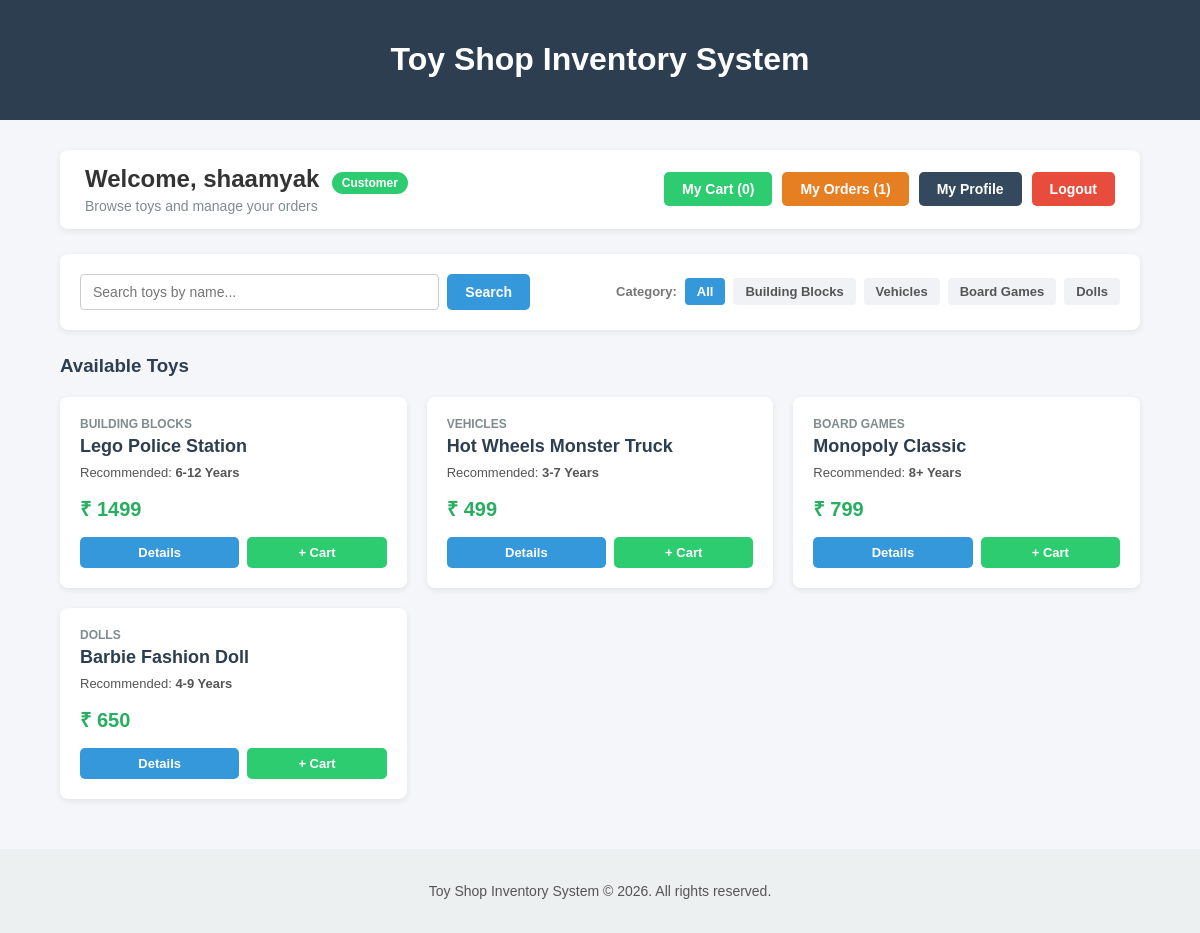
The app's page /dashboard/ (signed in) with its own data.
### toys/models.py (models this page shows, shortened)
class Toy(models.Model):
    toy_name = models.CharField(max_length=100)
    age_group = models.CharField(max_length=50)
    category = models.CharField(max_length=50)
    price = models.CharField(max_length=20)
    description = models.TextField(blank=True, default='')

### toys/views.py (the view)
# urls.py: path('dashboard/', views.user_dashboard, name='user_dashboard'),
@login_required
def user_dashboard(request):
    category = request.GET.get('category')
    search_query = request.GET.get('q')
    toys = Toy.objects.all()
    if category:
        toys = toys.filter(category__iexact=category)
    if search_query:
        toys = toys.filter(toy_name__icontains=search_query)
    categories = Toy.objects.values_list('category', flat=True).distinct()
    cart_count = CartItem.objects.filter(user=request.user).count()
    order_count = Order.objects.filter(user=request.user).count()
    context = {
        'toys': toys,
        'categories': categories,
        'selected_category': category,
        'search_query': search_query,
        'cart_count': cart_count,
        'order_count': order_count,
    }
    return render(request, 'user_dashboard.html', context)

### toys/templates/user_dashboard.html (shortened to what this page needs)
<!DOCTYPE html>
<html lang="en">
<head>
</head>
<body>
    <header>
        <h1>Toy Shop Inventory System</h1>
    </header>
    <div class="container">
        <div class="top-bar">
            <div>
                <h2 style="margin: 0; display: inline-block;">Welcome, {{ user.username }}</h2>
                <span class="badge-user">Customer</span>
                <p style="margin: 5px 0 0 0; color: #7f8c8d; font-size: 14px;">Browse toys and manage your orders</p>
            </div>
            <div class="nav-links">
                <a href="{% url 'view_cart' %}" class="btn btn-green">My Cart ({{ cart_count }})</a>
                <a href="{% url 'user_orders' %}" class="btn btn-orange">My Orders ({{ order_count }})</a>
                <a href="{% url 'user_profile' %}" class="btn btn-dark">My Profile</a>
                <a href="{% url 'logout' %}" class="btn btn-red">Logout</a>
            </div>
        </div>
        <div class="search-filter-card">
            <form method="GET" action="{% url 'user_dashboard' %}" class="search-box">
                <input type="text" name="q" value="{{ search_query|default:'' }}" placeholder="Search toys by name...">
                <button type="submit" class="btn btn-blue">Search</button>
            </form>
            <div class="filter-group">
                <span style="font-size: 13px; font-weight: bold; color: #777;">Category:</span>
                <a href="{% url 'user_dashboard' %}" class="{% if not selected_category %}active{% endif %}">All</a>
                {% for cat in categories %}
                    <a href="{% url 'user_dashboard' %}?category={{ cat }}" class="{% if selected_category == cat %}active{% endif %}">{{ cat }}</a>
                {% endfor %}
            </div>
        </div>
        <h3 style="color: #2c3e50; margin-bottom: 20px;">Available Toys</h3>
        <div class="products-grid">
            {% for toy in toys %}
            <div class="product-card">
                <div>
                    <div class="product-category">{{ toy.category }}</div>
                    <h4 class="product-title">{{ toy.toy_name }}</h4>
                    <div class="product-info">Recommended: <strong>{{ toy.age_group }}</strong></div>
                    <div class="product-price">₹ {{ toy.price }}</div>
                </div>
                <div class="card-actions">
                    <a href="{% url 'toy_detail' toy.id %}" class="btn btn-blue">Details</a>
                    <form method="POST" action="{% url 'add_to_cart' toy.id %}" style="flex: 1; display: flex;">
                        <button type="submit" class="btn btn-green" style="width: 100%;">+ Cart</button>
                    </form>
                </div>
            </div>
            {% empty %}
            <div style="grid-column: 1 / -1; background: white; padding: 40px; text-align: center; border-radius: 8px; color: #888;">
                No toys found matching your criteria.
            </div>
            {% endfor %}
        </div>
    </div>
    <footer>
        <p>Toy Shop Inventory System &copy; 2026. All rights reserved.</p>
    </footer>
</body>
</html>

### toys/templates/user_dashboard.html (style rules this page uses)
body { font-family: Arial, sans-serif; background-color: #f4f6f9; margin: 0; padding: 0; color: #333; }
header { background-color: #2c3e50; color: white; padding: 20px; text-align: center; }
.container { width: 90%; max-width: 1100px; margin: 30px auto; }
.top-bar { display: flex; justify-content: space-between; align-items: center; background: white; padding: 15px 25px; border-radius: 8px; box-shadow: 0 2px 6px rgba(0,0,0,0.08); margin-bottom: 25px; flex-wrap: wrap; gap: 15px; }
.badge-user { background-color: #2ecc71; color: white; padding: 4px 10px; border-radius: 12px; font-size: 12px; font-weight: bold; margin-left: 8px; }
.nav-links { display: flex; gap: 10px; flex-wrap: wrap; }
.btn { display: inline-block; padding: 9px 18px; text-decoration: none; border-radius: 5px; font-weight: bold; font-size: 14px; border: none; cursor: pointer; transition: opacity 0.2s; }
.btn-blue { background-color: #3498db; color: white; }
.btn-green { background-color: #2ecc71; color: white; }
.btn-orange { background-color: #e67e22; color: white; }
.btn-dark { background-color: #34495e; color: white; }
.btn-red { background-color: #e74c3c; color: white; }
.search-filter-card { background: white; padding: 20px; border-radius: 8px; box-shadow: 0 2px 6px rgba(0,0,0,0.08); margin-bottom: 25px; display: flex; justify-content: space-between; align-items: center; flex-wrap: wrap; gap: 15px; }
.search-box { display: flex; gap: 8px; flex: 1; max-width: 450px; }
.search-box input { flex: 1; padding: 9px 12px; border: 1px solid #ccc; border-radius: 4px; font-size: 14px; }
.filter-group { display: flex; gap: 8px; align-items: center; }
.filter-group a { padding: 6px 12px; border-radius: 4px; text-decoration: none; font-size: 13px; color: #555; background: #f0f2f5; font-weight: bold; }
.filter-group a.active { background: #3498db; color: white; }
.products-grid { display: grid; grid-template-columns: repeat(auto-fill, minmax(260px, 1fr)); gap: 20px; }
.product-card { background: white; border-radius: 8px; box-shadow: 0 2px 6px rgba(0,0,0,0.08); padding: 20px; display: flex; flex-direction: column; justify-content: space-between; transition: transform 0.2s, box-shadow 0.2s; }
.product-category { font-size: 12px; color: #7f8c8d; text-transform: uppercase; font-weight: bold; margin-bottom: 5px; }
.product-title { font-size: 18px; font-weight: bold; color: #2c3e50; margin: 0 0 8px 0; }
.product-info { font-size: 13px; color: #555; margin-bottom: 15px; }
.product-price { font-size: 20px; font-weight: bold; color: #27ae60; margin-bottom: 15px; }
.card-actions { display: flex; gap: 8px; }
.card-actions .btn { flex: 1; text-align: center; padding: 8px 10px; font-size: 13px; }
footer { margin-top: 50px; padding: 20px; background-color: #ecf0f1; color: #555; text-align: center; font-size: 14px; }

### records on screen
Toy: category "BUILDING BLOCKS", toy_name "Lego Police Station", age_group "6-12 Years", price "1499"
Toy: category "VEHICLES", toy_name "Hot Wheels Monster Truck", age_group "3-7 Years", price "499"
Toy: category "BOARD GAMES", toy_name "Monopoly Classic", age_group "8+ Years", price "799"
Toy: category "DOLLS", toy_name "Barbie Fashion Doll", age_group "4-9 Years", price "650"

### other values on screen
{{ user.username }} "shaamyak"
{{ cart_count }} "0"
{{ order_count }} "1"
{{ cat }} "Building Blocks" "Vehicles" "Board Games" "Dolls"
